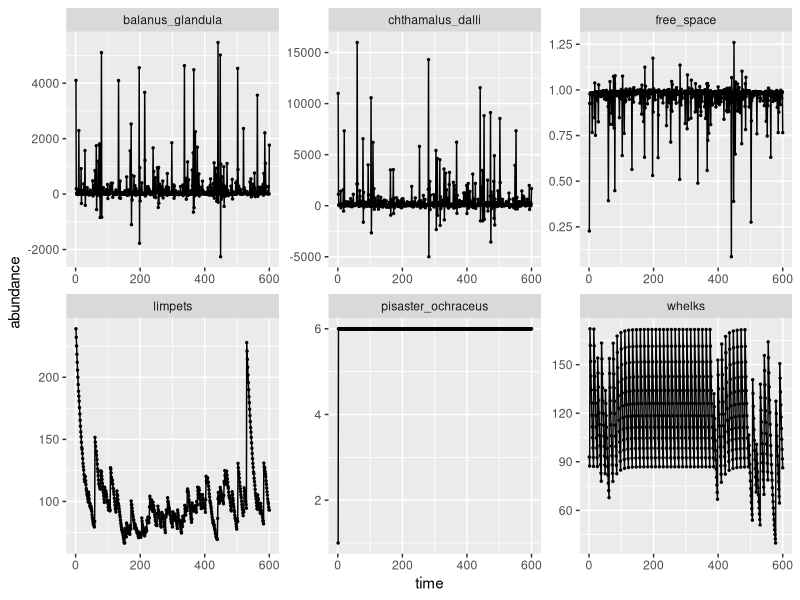

This chart was generated by the following R code:
## updated version of the forde & doak 2004 model
## changes primarily to the whelk and seastar predation models

do.free.space.calculation <- function(T, B, size.B, C, size.C, L, size.L) {
  # T = total area
  # B is the population size of Balanus glandula
  # size.B = average size of adult B. glandula
  # C is population size of Chthamalus fissus/dalli
  # size.C = average size of C. fissus/dalli
  # L is population size of limpets
  # size.L = average size of an adult limpet
  F <- T - (B*size.B + C*size.C + L*size.L)
  return(F)
}

# for barnacles and limpets
do.potential.recruitment <- function(F, size.x, size.recruit.x, larvae.x) {
  # F is the amount of free space on the rock
  # size.x is the average size (e.g. size.B, size.C, or size.L)
  # size.recruit.x is the size of a recruit
  # larvae.x is the number of settling larvae of species x
  L <- (F/size.x)*(1-exp(-(size.recruit.x*larvae.x)/F))
  return(L)
}

do.actual.recruitment <- function(F, L, S, L.B, size.B, L.C, size.C, L.L, size.L) {
  # L is the potential recruits of target species
  # S is the survival of recruits of target species
  # L.B is potential recruits of B. glandula
  # L.C is potential recruits of C. fissus/dalli
  # L.L is potential recruits of limpets
  # size.B = average size of adult B. glandula
  # size.C = average size of C. fissus/dalli
  # size.L = average size of an adult limpet
  
  ## note: below is eqn 2 in appendix, causes populations to crash
  ## because the fraction is >>1
  # R <- ((F*S) / (L.B*size.B + L.C*size.C + L.L*size.L)) * L
  
  ## rewrite logically as fraction of occupied space
  R <- ((L.B*size.B + L.C*size.C + L.L*size.L) / F) * S * L
  return(R)
}

do.population.size.barnacles <- function(S, p.whelk, W.prev, X.prev, S.r, R, p.star, P.prev) {
  # S is survivorship (before whelk predation)
  # p.whelk is the encounter rate of barnacles by whelks
  # W.prev is the whelk population size in the previous month
  # X.prev is the barnacle population size in the previous month
  # S.r is the survivorship of recruits
  # R is the number of recruits
  # p.star is the encounter rate of barnacles by sea stars
  # P.prev is the whelk population size in the previous month
  
  # rewritten from previous form to make more intuitive sense
  X_before_predation <- S*X.prev
  X <- X_before_predation + S.r*R - p.whelk*W.prev*X_before_predation - 
    p.star*P.prev*X_before_predation
  return (X)
}

do.population.size.limpets <- function(S, L.prev, S.r, R, delta) {
  # S is survivorship
  # L.prev is the limpet population size in the previous month
  # S.r is the survivorship of recruits
  # R is the number of recruits
  # delta is density-dependence 
  L <- S*L.prev + S.r*R*exp(delta*L.prev)
  return(L)
}

do.population.size.whelks <- function(W.prev, 
                                      #W.feeding, 
                                      S, 
                                      R) {
  # W.prev is whelk population size in the previous month
  # p is per capita predation rate
  # B.prev is the B. glandula population
  # C.prev is the C. fissus/dalli population
  # R is the recruitment rate
  # S is the survival rate
  # W.feeding is food intake
  
  # note that the functional form of this population model is unclear
  # from the manuscript. Alternate model forms could be:
  W <- W.prev * S + R
  # W <- W.prev * W. feeding + R
  # W <- W.prev*W.feeding*S + R
  
  return(W)
}

do.whelk.recruitment <- function(avg.C, avg.B, p, Y, W.prev, B.prev, C.prev) {
  # avg.C is the average number of C. fissus/dalli from April through June
  # avg. B is the average number of B. glandula from April through June
  # p is the per capita predation rate
  R <- (avg.C + avg.B)*3*p*Y*W.prev*(B.prev+C.prev)
  if (R > 90) {
    # note that if the max. recruitment rate is not set, then
    # whelk recruitment becomes very large very quickly
    R <- 90
  }
  return(R)
}

do.population.size.seastar <- function(S, P.prev, R) {
  # S is seastar adult survival
  # P.prev is previous seastar population size
  
  # note that there is a typo in equation 7 in Forde & Doak appendix 
  # where "P.prev" (= P at time t-1) is incorrectly included as 
  # P at time t+1
  
  # adult population size should be a function of mortality & prey consumption
  # how to set up predator density dependence? type 2 functional response
  # 'attack rate' = 'encounter rate'
    #type_ii_barn <- (attack * X) / (1 + (attack * handling * X))
  # or use estimates from novak et al. 2017 (calculate myself)
    #attack <- .
  
  #P <- p.po.balanus*B*P.prev + p.po.chtham*C*P.prev + survival.recruit.P*R - (1 -S)*P.prev 
  
  P <- S*P.prev + survival.recruit.P*R
  
  if (P > 6) {
    P <- 6
  }
  if(P<0) {
    P <- 0
  }
  return(P)
}

# ----------------------------------------------------------------------------------------------------
# model parameters
size.B <- .000098
size.C <- .000032
size.L <- .00008

size.recruit.B <- .000003
size.recruit.C <- .000003
size.recruit.L <- .000003

survival.B <- .7
survival.C <- .7
survival.L <- .97
survival.W <- .94
survival.P <- .992


survival.recruit.B <- .7
survival.recruit.C <- .7
survival.recruit.L <- .88
survival.recruit.P <- .998

delta <- -.02 # density dependence for limpets
p.whelk <- .01 # per capita whelk predation rate
Y <- .01 # whelk conversion rate
p.seastar <- .007 # per capita whelk predation rate

T <- 1

# ----------------------------------------------------------------------------------------------------
# Initial conditions

years <- 50
timesteps <- years*12
month <- rep(c("Apr", "May", "Jun", "Jul", "Aug", 
               "Sep", "Oct", "Nov", "Dec", "Jan", "Feb", "Mar"), years)
summer <- c("Apr", "May", "Jun", "Jul", "Aug", "Sep")
winter <- c("Oct", "Nov", "Dec", "Jan", "Feb", "Mar")

B <- C <- L <- W <- P <- F <- rep(NA, timesteps)
B[1] <- 4100
C[1] <- 11000
#B[1] <- 0
#C[1] <- 0
L[1] <- 239
W[1] <- 93
P[1] <- 1

F[1] <- do.free.space.calculation(T=T, B=B[1], size.B=size.B, C=C[1], 
                                  size.C=size.C, L=L[1], size.L=size.L)

B.mean <- 50000
B.stdev <- sqrt(3.24*10^10)
location.B <- log(B.mean^2 / sqrt(B.stdev^2 + B.mean^2))
shape.B <- sqrt(log(1 + (B.stdev^2 / B.mean^2)))

C.mean <- 30000
C.stdev <- sqrt(3.6*10^9)
location.C <- log(C.mean^2 / sqrt(C.stdev^2 + C.mean^2))
shape.C <- sqrt(log(1 + (C.stdev^2 / C.mean^2)))

L.mean <- 3000
L.stdev <- sqrt(2.8*10^7)
location.L <- log(L.mean^2 / sqrt(L.stdev^2 + L.mean^2))
shape.L <- sqrt(log(1 + (L.stdev^2 / L.mean^2)))

P.mean <- 3800
P.stdev <- sqrt(3.7*10^7)
location.P <- log(P.mean^2 / sqrt(P.stdev^2 + P.mean^2))
shape.P <- sqrt(log(1 + (P.stdev^2 / P.mean^2)))

for (t in 2:timesteps) {
  B.potential.recruits <- do.potential.recruitment(F=F[t-1], size.x=size.B, size.recruit.x=size.recruit.B, 
                                                   larvae.x=rlnorm(n=1, location.B, shape.B))
  C.potential.recruits <- do.potential.recruitment(F=F[t-1], size.x=size.C, size.recruit.x=size.recruit.C, 
                                                   larvae.x=rlnorm(n=1, location.C, shape.C))
  L.potential.recruits <- do.potential.recruitment(F=F[t-1], size.x=size.L, size.recruit.x=size.recruit.L, 
                                                   larvae.x=rlnorm(n=1, location.L, shape.L))
  
  # note that there are more recruits than potential recruits :(
  B.recruits <- do.actual.recruitment(F=F[t-1], L= B.potential.recruits, 
                                      S = survival.B,
                                      L.B=B.potential.recruits, 
                                      size.B=size.B, L.C=C.potential.recruits, size.C=size.C,
                                      L.L=L.potential.recruits, size.L=size.L)
  C.recruits <- do.actual.recruitment(F=F[t-1], L= C.potential.recruits, 
                                      S = survival.C,
                                      L.B=B.potential.recruits, 
                                      size.B=size.B, L.C=C.potential.recruits, size.C=size.C,
                                      L.L=L.potential.recruits, size.L=size.L)
  L.recruits <- do.actual.recruitment(F=F[t-1], L= L.potential.recruits, 
                                      S = survival.L,
                                      L.B=B.potential.recruits, 
                                      size.B=size.B, L.C=C.potential.recruits, size.C=size.C,
                                      L.L=L.potential.recruits, size.L=size.L)
  P.recruits <- rlnorm(n=1, location.P, shape.P)
  
  
  B[t] <- do.population.size.barnacles(S=survival.B, p.whelk=p.whelk, W.prev = W[t-1], X.prev=B[t-1],
                                       S.r = survival.recruit.B, R=B.recruits, p.star=p.seastar, P.prev=P[t-1])
  C[t] <- do.population.size.barnacles(S=survival.C, p.whelk=p.whelk, W.prev = W[t-1], X.prev=C[t-1],
                                       S.r = survival.recruit.C, R=C.recruits, p.star=p.seastar, P.prev=P[t-1])
  L[t] <- do.population.size.limpets(S=survival.L, L.prev=L[t-1], S.r=survival.recruit.L, R=L.recruits, delta=delta)
  
  if(month[t] == "Jun") {
    W.recruits <- do.whelk.recruitment(avg.C=mean(c(C[t], C[t-1], C[t-2])), 
                                       avg.B=mean(c(B[t], B[t-1], B[t-2])),
                                       p=p.whelk, Y=Y, W.prev=W[t-1], B.prev=B[t], C.prev=C[t])   
  } else {
    W.recruits <- 0
  }
  
  ## Include this if using form of whelk population model that depends 
  ## on barnacle population size
  
  # if(month[t] %in% summer) {
  #   W.feeding <- p.whelk*(B[t-1]+C[t-1]) / (1+ (p.whelk*(B[t-1]+C[t-1])))
  # } else {
  #   W.feeding <- p.whelk*(B[t-6]+C[t-6]) / (1+ (p.whelk*(B[t-6]+C[t-6])))
  # }
  
  W[t] <- do.population.size.whelks(W.prev=W[t-1],
                                    #W.feeding = W.feeding, 
                                    S = survival.W,
                                    R=W.recruits)
  
  P[t] <- do.population.size.seastar(S=survival.P, P.prev=P[t-1], R=P.recruits)
  
  F[t] <- do.free.space.calculation(T=T, B=B[t], size.B=size.B, C=C[t], 
                                    size.C=size.C, L=L[t], size.L=size.L)
  
}

# quartz(width=8, height=4)
# par(mfrow=c(1,3))
# plot(B, xlab="Time", ylab="B. glandula")
# plot(C, xlab="Time", ylab="C. fissus")
# plot(L, xlab="Time", ylab="Limpets")
# 
# quartz(width=6, height=4)
# par(mfrow=c(1,3))
# plot(W, xlab="Time", ylab="Whelk")
# plot(P, xlab="Time", ylab="Seastars")
# plot(F, xlab = "Time", ylab = "Free Space")

## plot ggplot results
library(tidyverse)
fd_results <- tibble(time = seq(1:length(B)),
                     balanus_glandula = B,
                     chthamalus_dalli = C,
                     limpets = L,
                     whelks = W,
                     pisaster_ochraceus = P,
                     free_space = F)
plot.new()
fd_results %>%
  gather(balanus_glandula:free_space, key = "species", 
         value = "abundance") %>%
  ggplot(aes(x = time, y = abundance)) +
  geom_point(size = 0.5) +
  geom_line() + 
  facet_wrap(~species, scales = "free")
